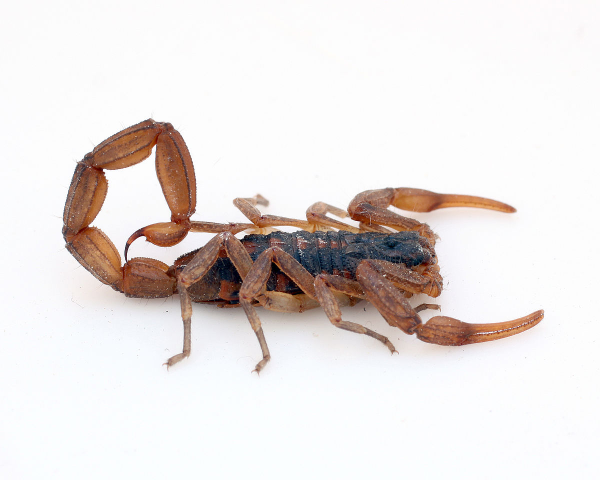
#> input picture escuela6to/alacran.jpg, 1200 x 960 px (shown at 1/2 size)
$ jupyter execute 1.ipynb
#> lines starting #> are read from the running program, lines starting #| are printed output that depends on the picture
[cell 1]
a=9
l=8
k=8
m=a+l+k
print("me la pelas ",m, "veces")

[cell 2]
import numpy as np #importe de libreria
from matplotlib import pyplot as plt #pa plotear
from PIL import Image

[cell 3]
x=np.linspace(0,2*np.pi,400) # vector
y=np.sin(x)
fig, ax= plt.subplots()
ax.plot(x,y)
ax.set_title("funtion sin(x)")
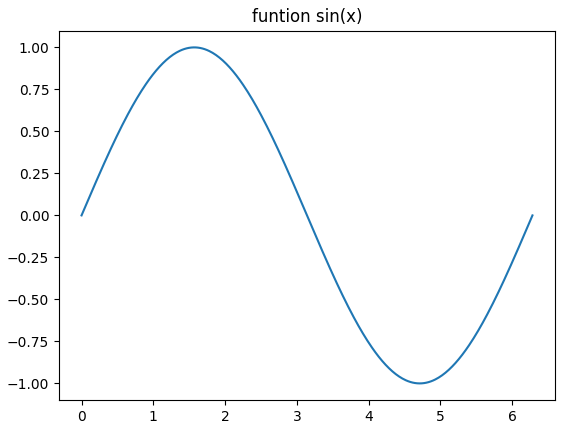
#> figure drawn by matplotlib, 1 panel; curve peaks at x = 1.57, y = 1

[cell 4]
img=plt.imread("alacran.jpg")
#> img is the input picture: shape (960, 1200, 3); mean R, G, B 231.9, 225.8, 223.9
plt.imshow(img)

[cell 5]
fig1, ax1=plt.subplots()
fig1.suptitle("funcion sin(x) ")
ax1.plot(x,y)
fig2, ax2=plt.subplots()
ax2.imshow(img)
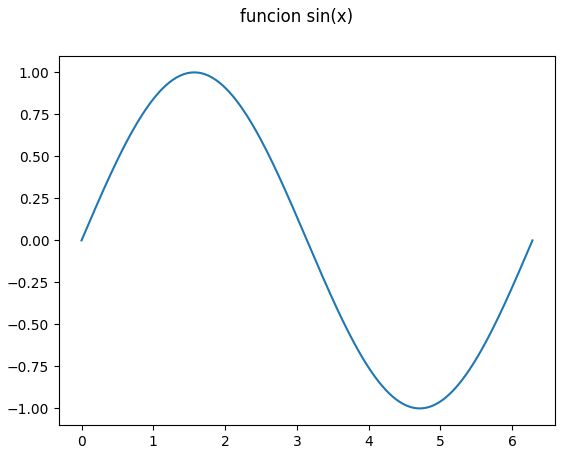
#> figure drawn by matplotlib, 1 panel; curve peaks at x = 1.57, y = 1

[cell 6]
img_gray=np.dot(img,[0.2989,.5870,0.1140])
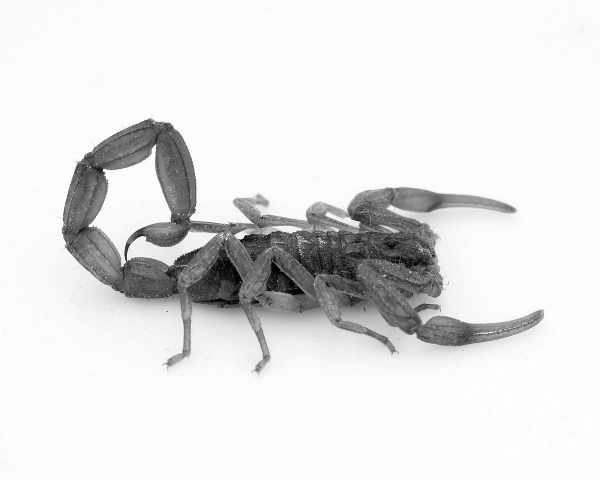
#> img_gray: shape (960, 1200) float64 (shown at 1/2 size); min 0, max 255, mean 227.4
plt.imshow(img_gray)
plt.imshow(img_gray,cmap='gray',vmin=0,vmax=255)
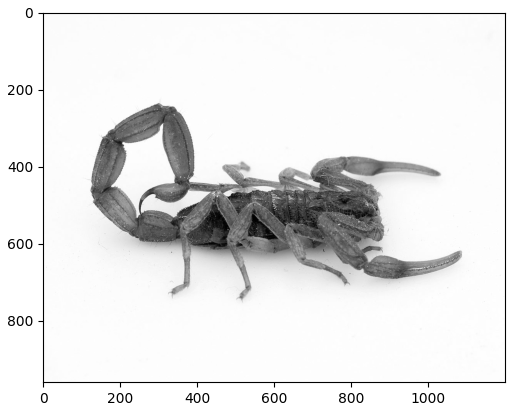
#> figure drawn by matplotlib, 1 panel

[cell 7]
from PIL import Image

img_gray2=Image.open('gato.jpg').convert('L')
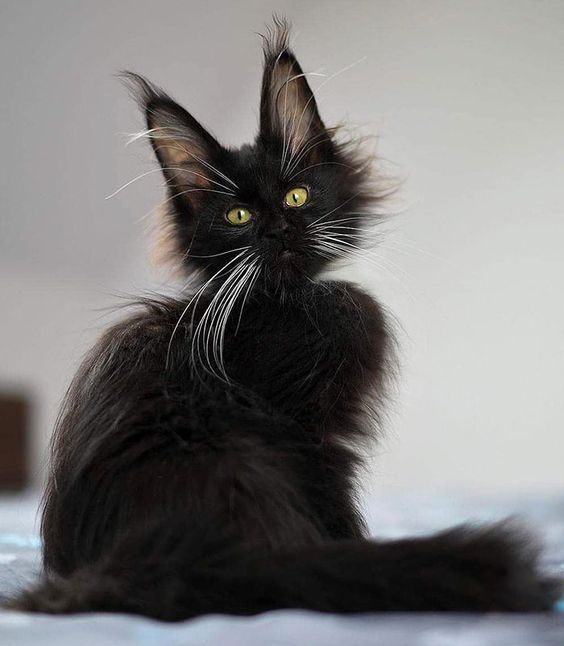
#> input picture escuela6to/gato.jpg, 564 x 646 px
img_gray2.save('alacran_byn.png')

img_gray2=Image.open('alacran_byn.png')
plt.imshow(img_gray2,cmap="gray",vmin=0,vmax=255)

[cell 8]
import cv2
im1 = cv2.imread('alacran_byn.png');
#> im1: shape (646, 564, 3); min 0, max 255, mean 120.1
cv2.imshow('image', im1 );
cv2.waitKey(0)
